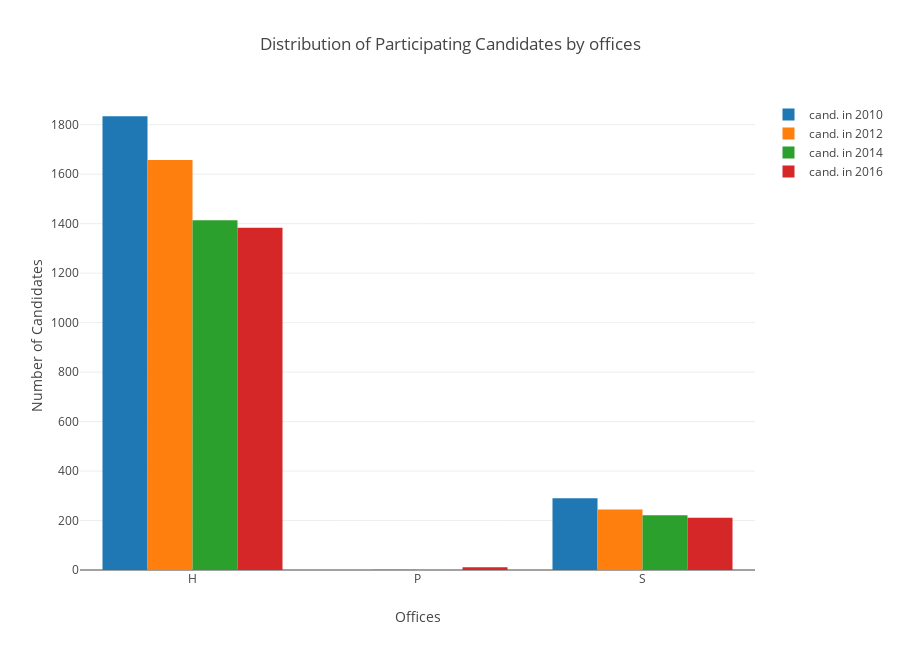

The notebook cell this image was saved under:
### Markdown cell above
We have visualized the distribution of candidates by states. Now let us see the spread of candidates running for different offices
Viz. House, Presendential, Senate

### Code cell
#Plot 2
#creating bar chart (ploty package)
#defining bar
trace1 = go.Bar(
    x=results['index'],
    y= results['2010'],
    name='cand. in 2010'
)
trace2 = go.Bar(
    x=results['index'],
    y= results['2012'],
    name='cand. in 2012'
)

trace3 = go.Bar(
    x=results['index'],
    y= results['2014'],
    name='cand. in 2014'
)

trace4 = go.Bar(
    x=results['index'],
    y= results['2016'],
    name='cand. in 2016'
)

data = [trace1,trace2,trace3,trace4]

#defining graph properties
layout = go.Layout(title='Distribution of Participating Candidates by offices',
                   height=650,
                   xaxis = dict(title = 'Offices'),
                   yaxis = dict(title = 'Number of Candidates', range=[0, 1900]),
                   barmode='group'
                    
)
fig = go.Figure(data=data, layout=layout)

#plotting graph
plotly.offline.iplot(fig)

### Figure 1 — Plotly figure (JSON) as saved in the notebook; plotly's stock layout.template omitted (floating-point values rounded to 4 significant figures)
{"data": [{"name": "cand. in 2010", "type": "bar", "x": ["H", "P", "S"], "y": [1834, 0, 290]}, {"name": "cand. in 2012", "type": "bar", "x": ["H", "P", "S"], "y": [1657, 4, 245]}, {"name": "cand. in 2014", "type": "bar", "x": ["H", "P", "S"], "y": [1414, 0, 221]}, {"name": "cand. in 2016", "type": "bar", "x": ["H", "P", "S"], "y": [1384, 11, 211]}], "layout": {"barmode": "group", "height": 650, "title": "Distribution of Participating Candidates by offices", "xaxis": {"title": "Offices"}, "yaxis": {"range": [0, 1900], "title": "Number of Candidates"}}}
